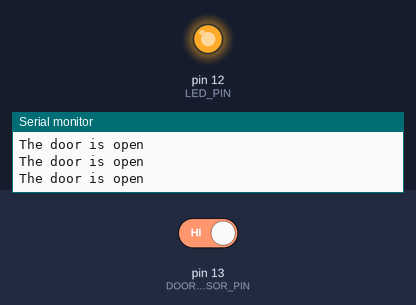
A sketch run on a simulated Arduino Uno, built with avr-gcc and run on an emulated ATmega328P. On the bench: output pins drawn as LEDs (lit = HIGH), the last lines printed to the serial monitor. The test bench sets the inputs (shaded band); at power-on: pin 13 (DOOR_SENSOR_PIN) HIGH.

Above: at 1.2 s.
1.3 s: pin 13 (DOOR_SENSOR_PIN) driven LOW
At 1.7 s:
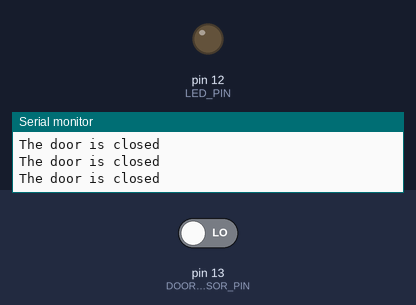
2.8 s: pin 13 (DOOR_SENSOR_PIN) driven HIGH
At 3.9 s:
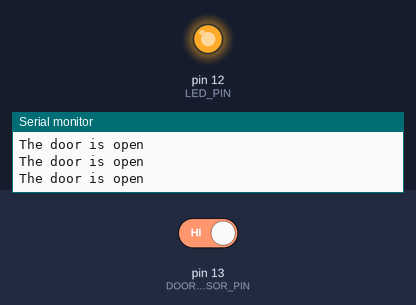
Timing chart, 0 to 5.8 s (numbered marks = the images above; inputs shaded):
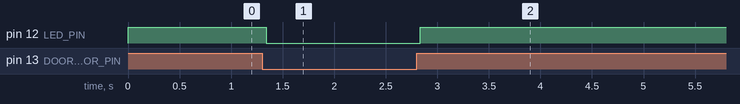

The sketch:

magnet_to_led.ino
```cpp
const int DOOR_SENSOR_PIN = 13;
const int LED_PIN = 12;

int doorState;

void setup() {
  Serial.begin(9600);
  pinMode(DOOR_SENSOR_PIN, INPUT_PULLUP);
  pinMode(LED_PIN, OUTPUT);
}

void loop() {
  doorState = digitalRead(DOOR_SENSOR_PIN);

  if (doorState == HIGH) {
    Serial.println("The door is open");
    digitalWrite(LED_PIN, HIGH);
  } else {
    Serial.println("The door is closed");
    digitalWrite(LED_PIN, LOW);
  }
}
```

Measured:
- after the input at 1.3 s, pin 12 (LED_PIN): HIGH → LOW at once
- after the input at 2.8 s, pin 12 (LED_PIN): LOW → HIGH at once
